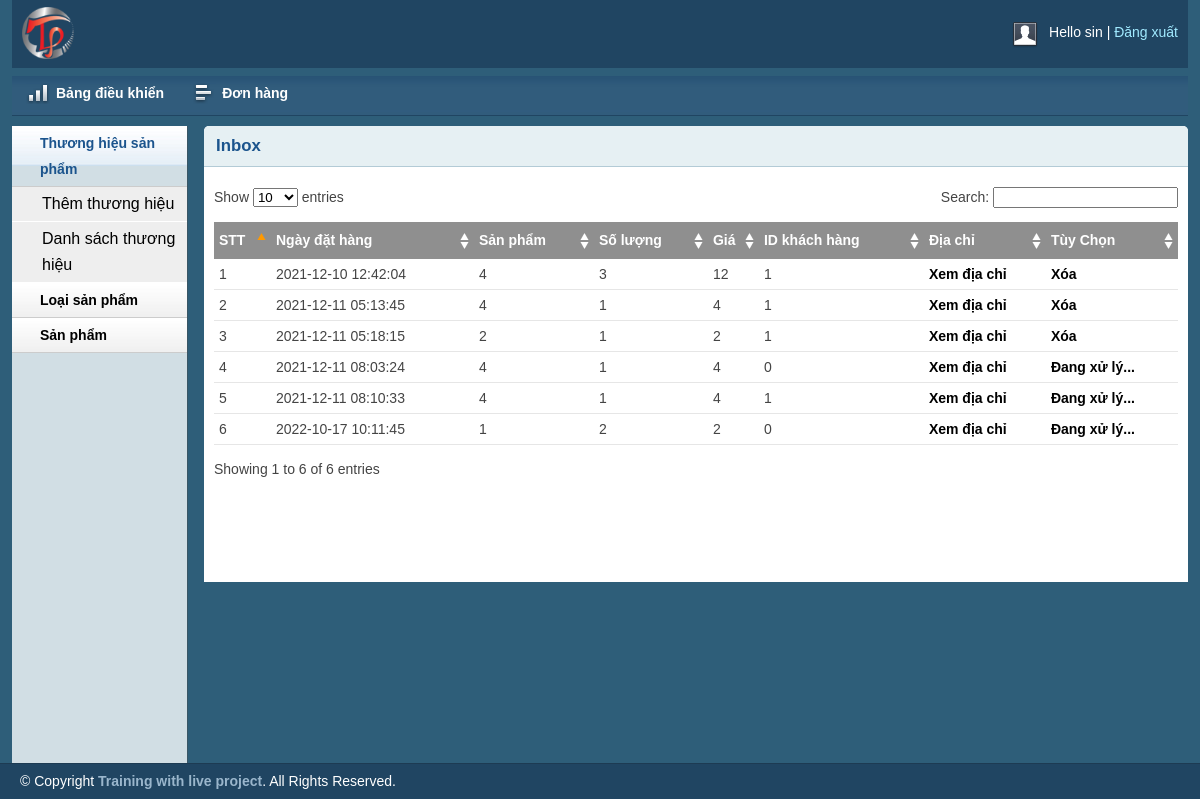
Screenshot of /admin/inbox.php (signed in) with the database file from the repository.
### tables this page shows
CREATE TABLE `tbl_order` (
  `id` int(11) NOT NULL,
  `productid` int(11) NOT NULL,
  `productname` varchar(255) NOT NULL,
  `customer_id` int(11) NOT NULL,
  `quantity` int(11) NOT NULL,
  `price` varchar(255) NOT NULL,
  `image` varchar(255) NOT NULL,
  `status` int(11) NOT NULL DEFAULT 0,
  `date` timestamp NOT NULL DEFAULT current_timestamp()
);

### lib/database.php (called while the page is built, shortened)
<?php
Class Database{
   public $host   = DB_HOST;
   public $user   = DB_USER;
   public $pass   = DB_PASS;
   public $dbname = DB_NAME;
   public $link;
private function connectDB(){
   $this->link = new mysqli($this->host, $this->user, $this->pass,
    $this->dbname);
 }
public function select($query){
  $result = $this->link->query($query) or
   die($this->link->error.__LINE__);
  if($result->num_rows > 0){
    return $result;
  } else {
    return false;
  }
 }
}

### class/cart.php (called while the page is built, shortened)
<?php
    $filepath = realpath(dirname(__FILE__));
    include_once ($filepath.'/../lib/database.php');
?>
<?php
    class cart {
        private $db;
        public  function __construct(){
            $this->db = new Database();
        }
            public function get_inbox_cart(){
                $query = "SELECT * FROM tbl_order order by date";
                $result = $this->db->select($query);
                return $result;
            }
    }
?>

### admin/inbox.php (the view, shortened to what this page needs)
<?php include 'inc/header.php';?>
<?php include 'inc/sidebar.php';?>
<?php
$filepath = realpath(dirname(__FILE__));
include_once ($filepath.'/../class/cart.php');
?>
        <div class="grid_10">
            <div class="box round first grid">
                <h2>Inbox</h2>
                <div class="block">
                    <table class="data display datatable" id="example">
					<thead>
						<tr>
							<th>STT</th>
							<th>Ngày đặt hàng</th>
							<th>Sản phẩm</th>
							<th>Số lượng</th>
							<th>Giá</th>
							<th>ID khách hàng</th>
							<th>Địa chỉ</th>
							<th>Tùy Chọn</th>
						</tr>
					</thead>
					<tbody>
						<?php
						$ct = new cart();
						$get_inbox_cart = $ct->get_inbox_cart();
						if($get_inbox_cart){
							$i = 0;
							while($result = $get_inbox_cart->fetch_assoc()){
								$i++;
						?>
						<tr class="odd gradeX">
							<td><?php echo $i?></td>
							<td><?php echo $result['date']?></td>
							<td><?php echo $result['productname']?></td>
							<td><?php echo $result['quantity']?></td>
							<td><?php echo $result['price']?></td>
							<td><?php echo $result['customer_id']?></td>
							<td><a href="customer.php?customerid=<?php echo $result['customer_id']?>">Xem địa chỉ</a></td>
							<td>
						<?php
							if($result['status']==0){
						?>
							<a href="?shifid=<?php echo $result['id']?>&price=<?php echo $result['price']?>&time=<?php echo $result['date']?>">Đang xử lý...</a>
							<?php
							}elseif($result['status']==1){
							?>
							<?php
								echo 'Đang vận chuyển...';
							?>
							<?php
							}elseif($result['status']==2){
							?>
								<a href="?delshifid=<?php echo $result['id']?>&price=<?php echo $result['price']?>&time=<?php echo $result['date']?>"> Xóa</a>
							<?php
							}
							?>
							</td>
						</tr>
						<?php
						}
					}
						?>
					</tbody>
				</table>
               </div>
            </div>
        </div>
<?php include 'inc/footer.php';?>

### admin/css/layout.css (style rules this page uses)
body { background: #fff none repeat scroll 0 0; color: #444; font-size: 14px; padding: 0; }
a { color: #000; font-weight:bold; text-decoration: none; }
h1, h2, h3, h4, h5, h6 { line-height:1.2em; margin-bottom:.3em; }
h2 { margin-top:1em; }
.box { background:#fff; margin-bottom:20px; padding:10px 10px 10px 10px; margin-left:-8px; }
.box.grid { padding-bottom:40px; }
.box.round { -moz-border-radius: 5px 5px 0px 0px; -webkit-border-radius: 5px 5px 0px 0px; border-radius: 5px 5px 0px 0px; }
.box h2 { font-size:1.2em; font-weight:bold; color:#1B548D; background:#E6F0F3; margin:-10px -10px 0 -10px; padding:10px 12px; border-bottom:1px solid #B3CBD6; -moz-border-radius: 5px 5px 0px 0px; -webkit-border-radius: 5px 5px 0px 0px; border-radius: 5px 5px 0px 0px; }
.box.first { min-height: 406px; }
.block { padding-top:20px; }
.block { padding-bottom:1px; }
table.display { margin: 0 auto; clear: both; width: 100%; }
.sorting_asc { background: #8f8f8f url(../img/table/sort_asc.png) no-repeat center right; padding:8px 5px; text-align:left; color:#fff; }
.sorting { background:#8f8f8f url(../img/table/sort_both.png) no-repeat center right; padding:8px 5px; text-align:left; color:#fff; }
tr.odd { height: 30px; line-height: 30px; border-bottom:1px solid #e6e6e6; }
tr.even { height: 30px; line-height: 30px; border-bottom:1px solid #e6e6e6; }
tr.odd td, tr.even td { padding-left:5px; }

### rows the page displays
tbl_order: date "2021-12-10 12:42:04", productname "4", quantity "3", price "12", customer "1"
tbl_order: date "2021-12-11 05:13:45", productname "4", quantity "1", price "4", customer "1"
tbl_order: date "2021-12-11 05:18:15", productname "2", quantity "1", price "2", customer "1"
tbl_order: date "2021-12-11 08:03:24", productname "4", quantity "1", price "4", customer "0"
tbl_order: date "2021-12-11 08:10:33", productname "4", quantity "1", price "4", customer "1"
tbl_order: date "2022-10-17 10:11:45", productname "1", quantity "2", price "2", customer "0"

### other values shown
Session::get('adminname') "sin"
